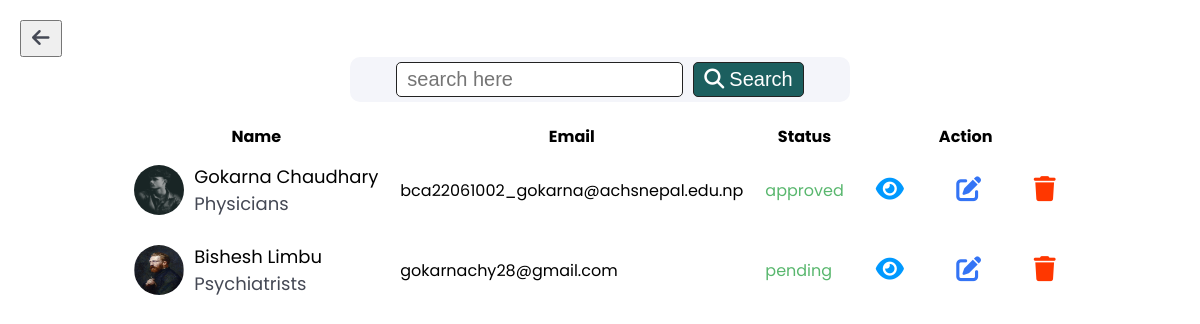
The app's page /doctors_record.php with its own data.
### tables this page shows
CREATE TABLE `doctor` (
  `doctor_image` varchar(255) NOT NULL,
  `did` int(11) NOT NULL,
  `nmc` varchar(255) NOT NULL,
  `doctor_name` varchar(255) NOT NULL,
  `doctor_email` varchar(255) NOT NULL,
  `doctor_password` varchar(255) NOT NULL,
  `speciality` varchar(255) NOT NULL,
  `degree` varchar(255) NOT NULL,
  `clinic` varchar(255) NOT NULL,
  `clinic_address` varchar(255) NOT NULL,
  `status` varchar(255) NOT NULL DEFAULT 'pending'
);

### doctors_record.php (the view, shortened to what this page needs)
<!DOCTYPE html>
<html lang="en">
<head>
    <link rel="stylesheet" href="https://cdnjs.cloudflare.com/ajax/libs/font-awesome/6.5.1/css/all.min.css" />
</head>
<body>
    <div class="doctor_details_container ">
        <div class="back_btn">
            <button><a href="admin_dashboard.php"><i class="fa-solid fa-arrow-left"></i></a></button>
        </div>
        <div class="doctor_details_wrapper">
            <div class="search">
                <input type="text" placeholder="search here">
                <button><i class="fa-solid fa-magnifying-glass"></i>Search</button>
            </div>
            <div class="doctor_details">
                <table>
                    <tr>
                        <th>Name</th>
                        <th>Email</th>
                        <th>Status</th>
                        <th>Action</th>
                    </tr>
                    <?php
                    include ("connection.php");
                    $doctor_detail = "SELECT * FROM doctor";
                    $doctor_data = mysqli_query($conn, $doctor_detail);
                    if (mysqli_num_rows($doctor_data) > 0) {
                        while ($result_doctor = mysqli_fetch_assoc($doctor_data)) {
                            ?>
                            <tr>
                                <td>
                                    <div class="data">
                                        <img src="<?php echo $result_doctor['doctor_image'] ?>">
                                        <div class="name">
                                            <p style="color:black;"><?php echo $result_doctor['doctor_name'] ?></p>
                                            <p> <?php echo $result_doctor['speciality'] ?></p>
                                        </div>
                                    </div>
                                </td>
                                <td>
                                    <div class="data">
                                        <?php echo $result_doctor['doctor_email'] ?>
                                    </div>
                                </td>
                                <td>
                                    <div class="data color">
                                        <?php echo $result_doctor['status'] ?>
                                    </div>
                                </td>
                                <td>
                                    <div class="action_btn">
                                        <a href="view_doctor.php?doctor_id=<?php echo $result_doctor['did']?>" class="lightgreen"><i class="fa-solid fa-eye"></i></a>
                                        <a href="update_doctor.php?doctor_id=<?php echo $result_doctor['did']?>" class="blue"><i class="fa-solid fa-pen-to-square"></i></a>
                                        <a href="delete_doctor.php?doctor_id=<?php echo $result_doctor['did']?>" class="red" name="doctor_delete" onclick="return confirmDelete()"><i class="fa-solid fa-trash"></i></a>
                                    </div>
                                </td>
                            </tr>
                            <?php
                        }
                    }
                    ?>
                </table>
            </div>
        </div>
    </div>
</body>
</html>

### doctors_record.php (style rules this page uses)
:root { --primaryColor: #1c5f5f; --secondaryColor: #d6e7d5; --bodyColor: #edeef3; --lightGreyColor: #f4f5fa; --whiteColor: #ffffff; --blackColor: #222; --lightBlackColor: #454955; --darkPurpleColor: #2c2f4e; --redColor: rgb(255, 55, 0); --greenColor: rgb(89, 183, 110); --lightBlue: rgb(52, 116, 245); }
* { padding: 0; margin: 0; box-sizing: border-box; }
body { font-family: poppins; background-color: var(--whiteColor); }
.doctor_details_container { padding: 20px; }
.back_btn button { padding: 5px 10px; font-size: 20px; }
a { text-decoration: none; color: var(--lightBlackColor); }
.doctor_details_wrapper { display: flex; flex-direction: column; justify-content: center; align-items: center; }
td { padding: 10px; }
.data { display: flex; align-items: center; }
.data img { width: 50px; height: 50px; border-radius: 100px; }
.data p { font-size: 18px; margin-left: 10px; color: var(--lightBlackColor); display: flex; flex-direction: column; }
.color { color: var(--greenColor); }
.action_btn { display: flex; justify-content: space-between; align-items: center; padding: 10px; width: 200px; font-size: 25px; }
.search { background-color: var(--lightGreyColor); display: flex; width: 500px; padding: 5px; justify-content: center; border-radius: 10px; }
.search input { font-size: 20px; padding: 5px 10px; border-radius: 5px; border: 1px solid var(--blackColor); }
.search button { font-size: 20px; padding: 5px 10px; border-radius: 5px; border: 1px solid var(--blackColor); margin-left: 10px; background-color: var(--primaryColor); color: var(--whiteColor); }
.search button i { margin-right: 5px; }
table { margin-top: 20px; }
.blue { color: var(--lightBlue); }
.red { color: var(--redColor); }
.lightgreen { color: rgb(0, 153, 255); }

### records on screen
doctor: doctor_image (picture), doctor_name "Gokarna Chaudhary", speciality "Physicians", doctor_email "bca22061002_gokarna@achsnepal.edu.np", status "approved"
doctor: doctor_image (picture), doctor_name "Bishesh Limbu", speciality "Psychiatrists", doctor_email "gokarnachy28@gmail.com", status "pending"
